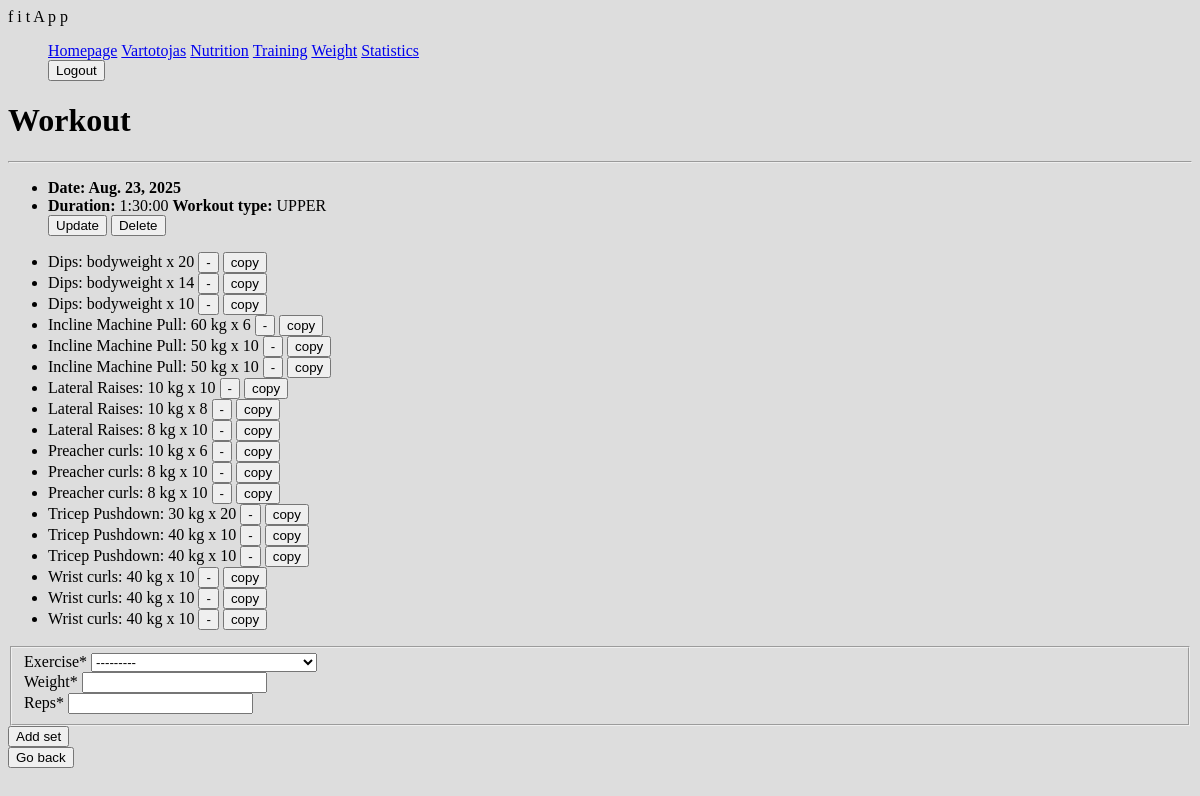
The app's page /fitness/workouts/28 (signed in) with its own data.
### fitness/models.py (models this page shows, shortened)
class Workout(models.Model):
    date = models.DateField('Date', default=date.today)
    athlete = models.ForeignKey(User, on_delete=models.SET_NULL, null=True, blank=True)
    duration = models.DurationField(null=True, blank=True)
    type = models.ForeignKey(WorkoutType, on_delete=models.SET_NULL, null=True, blank=True)

class WorkoutType(models.Model):
    name = models.CharField('Name', max_length=20)
    description = models.CharField('Workout type', null=True, blank=True, max_length=300)
    def __str__(self):
        return self.name

class Set(models.Model):
    exercise = models.ForeignKey(Exercise, on_delete=models.CASCADE)
    workout = models.ForeignKey(Workout, on_delete=models.CASCADE)
    weight = models.CharField('Weight', max_length=15)
    reps = models.IntegerField('Reps')
    def __str__(self):
        if self.weight == "0":
            return f"{self.exercise}: bodyweight x {self.reps}"
        else:
            return f"{self.exercise}: {self.weight} kg x {self.reps}"

class Exercise(models.Model):
    name = models.CharField('Name', max_length=50)
    description = models.CharField('Description', null=True, blank=True, max_length=300)
    target_muscle = models.ForeignKey(Muscle, on_delete=models.SET_NULL, null=True)
    equipment = models.ForeignKey(Equipment, on_delete=models.SET_NULL, null=True)
    def __str__(self):
        return self.name

### fitness/views.py (the view, shortened to what this page needs)
# urls.py: path('workouts/<int:pk>', views.WorkoutDetailView.as_view(), name='workout-details'),
class WorkoutDetailView(LoginRequiredMixin, DetailView, FormMixin):
    model = Workout
    template_name = 'workout_details.html'
    form_class = SetCreateForm
    def get_context_data(self, **kwargs):
        context = super(WorkoutDetailView, self).get_context_data(**kwargs)
        previous_data = self.request.session.get('last_set_data', {})
        if 'exercise_id' in previous_data:
            try:
                previous_data['exercise'] = Exercise.objects.get(id=previous_data['exercise_id'])
            except Exercise.DoesNotExist:
                previous_data['exercise'] = None
            del previous_data['exercise_id']
        previous_data['workout'] = self.object
        context['form'] = SetCreateForm(initial=previous_data)
        return context

### fitness/forms.py
class SetCreateForm(forms.ModelForm):
    class Meta:
        model = Set
        fields = ['exercise', 'weight', 'reps']
        widgets = {
            'workout': forms.HiddenInput()
        }

### templates/workout_details.html (shortened to what this page needs)
{% extends "base.html" %}
{% load crispy_forms_tags %}
{% block content %}
    <h1>Workout</h1>
    <hr>
    <ul id="atitraukta">
        <li><strong >Date: {{object.date}}</strong></li>
        <li><strong>Duration:</strong> {{object.duration}}
            <strong>Workout type:</strong> {{object.type}}
        </li>
        <div>
          <a href="{% url 'workout-update' object.id %}" ><button>Update</button></a>
          <a href="{% url 'workout-delete' object.id %}" ><button id="destroy">Delete</button></a>
        </div>
    </ul>
    <ul>
    {% for set in workout.set_set.all %}
        <li>
            {{ set }}
                <form method="post" action="{% url 'set-delete' set.id %}" style="display:inline;">
                    <button type="submit">-</button>
                </form>
                <form action="{% url 'set-duplicate' set.id %}" method="post" style="display:inline;">
                    <button type="submit">copy</button>
                </form>
        </li>
    {% endfor %}
    </ul>
    <form method="POST" action="" enctype="multipart/form-data">
        <fieldset class="form-group">
            {{ form|crispy }}
        </fieldset>
        <div class="form-group">
            <button type="submit">Add set</button>
        </div>
    </form>
    <a href="{% url 'workouts' %}"><button>Go back</button></a>
{% endblock %}

### templates/base.html (shortened to what this page needs)
<!DOCTYPE html>
<html>
<head>
  {% load static %}
  <link rel="stylesheet" href="{% static 'css/styles.css' %}">
</head>
<body>
 <nav class="navbar" >
  <div class="container-fluid">
    <a class="navbar-brand">f i t A p p</a>
    <ul class="navbar-nav mx-2">
      <li class="nav-item active"><a class="nav-link" href="{% url 'index' %}">Homepage</a></li>
      {% if user.is_authenticated %}
          <li class="nav-item">
              <a class="nav-link" href="{% url 'profile' %}">{{ user.get_username }}</a>
          </li>
          <li class="nav-item active"><a class="nav-link" href="{% url 'nutrition' %}">Nutrition</a></li>
          <li class="nav-item active"><a class="nav-link" href="{% url 'workouts' %}">Training</a></li>
          <li class="nav-item active"><a class="nav-link" href="{% url 'weighting' %}">Weight</a></li>
          <li class="nav-item active"><a class="nav-link" href="{% url 'chart-view' %}">Statistics</a></li>
          <li class="nav-item">
            <form method="post" action="{% url 'logout' %}">
                <button type="submit" id="destroy">Logout</button>
            </form>
          </li>
      {% else %}
        <li class="nav-item"><a class="nav-link" href="{% url 'login'%}">Login</a></li>
        <li class="nav-item"><a class="nav-link" href="{% url 'register'%}">Sign up</a></li>
      {% endif %}
    </ul>
  </div>
 </nav>
 <div class="col-sm-10 ">
      {% block content %}
      {% endblock %}
 </div>
</body>
</html>

### fitness/static/css/styles.css (style rules this page uses)
body { background: #dddddd; }
li.nav-item { display: inline; }

### records on screen
Workout: date "Aug. 23, 2025", duration "1:30:00", type "UPPER"
Set: weight+exercise+reps "Dips: bodyweight x 20"
Set: weight+exercise+reps "Dips: bodyweight x 14"
Set: weight+exercise+reps "Dips: bodyweight x 10"
Set: weight+exercise+reps "Incline Machine Pull: 60 kg x 6"
Set: weight+exercise+reps "Incline Machine Pull: 50 kg x 10"
Set: weight+exercise+reps "Incline Machine Pull: 50 kg x 10"
Set: weight+exercise+reps "Lateral Raises: 10 kg x 10"
Set: weight+exercise+reps "Lateral Raises: 10 kg x 8"
Set: weight+exercise+reps "Lateral Raises: 8 kg x 10"
Set: weight+exercise+reps "Preacher curls: 10 kg x 6"
Set: weight+exercise+reps "Preacher curls: 8 kg x 10"
Set: weight+exercise+reps "Preacher curls: 8 kg x 10"
Set: weight+exercise+reps "Tricep Pushdown: 30 kg x 20"
Set: weight+exercise+reps "Tricep Pushdown: 40 kg x 10"
Set: weight+exercise+reps "Tricep Pushdown: 40 kg x 10"
Set: weight+exercise+reps "Wrist curls: 40 kg x 10"
Set: weight+exercise+reps "Wrist curls: 40 kg x 10"
Set: weight+exercise+reps "Wrist curls: 40 kg x 10"

### other values on screen
{{ user.get_username }} "Vartotojas"
